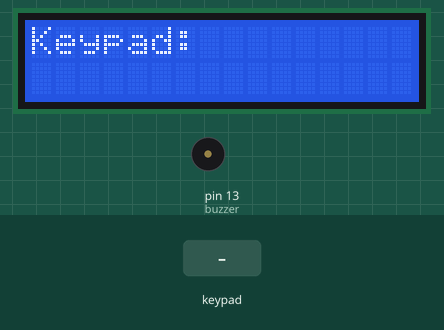
The sketch below on a simulated Arduino Uno, built with avr-gcc and run on an emulated ATmega328P. On the bench: 16×2 character LCD, buzzer (waves = sounding, pin HIGH). The inputs (shaded band) are chosen by the test bench.

Above: at 1.2 s.
1.3 s: keypad keys 1 3 9 7 # pressed 0.4 s apart
At 5.77 s:
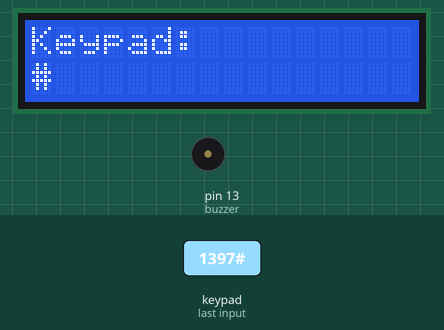
5.8 s: key 'A' pressed
At 6.7 s:
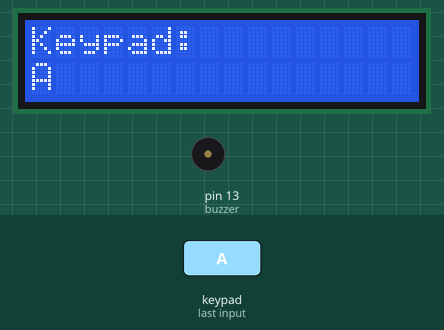
7.3 s: key 'B' pressed
At 8.2 s:
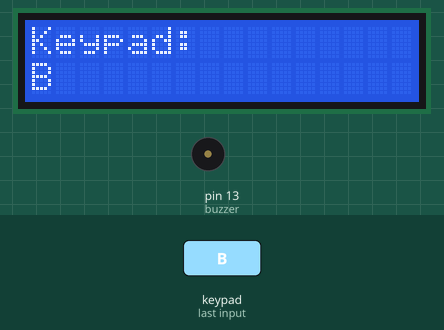
8.8 s: keypad keys 9 8 7 6 * pressed 0.4 s apart
At 11.7 s:
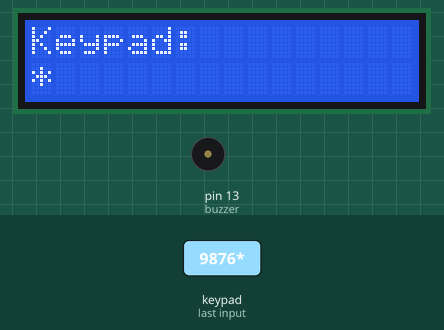
12.3 s: key 'C' pressed
At 13.1 s:
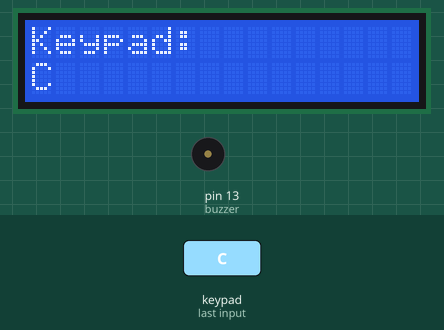
13.8 s: keypad keys 9 8 7 6 D pressed 0.4 s apart
At 14.0 s:
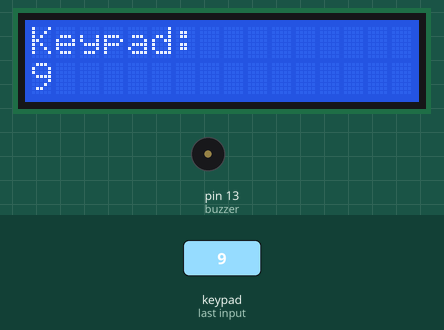
Timing chart, 0 to 16.8 s (numbered marks = the images above; inputs shaded):
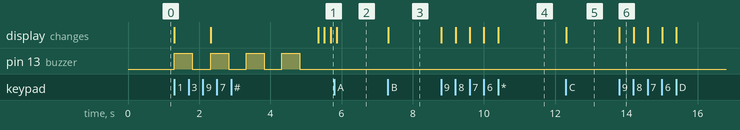

The sketch:

keypad_buzzer_control.ino
```cpp
#include <Keypad.h>
#include <LiquidCrystal.h>
#include<EEPROM.h>
LiquidCrystal lcd(12, 11, 5, 4, 3, 2);
const byte ROWS = 4;
const byte COLS = 4;
char hexakeys[ROWS][COLS] = {
  {'1','2','3','A'},
  {'4','5','6','B'},
  {'7','8','9','C'},
  {'*','0','#','D'},
};
byte rowPins[ROWS] = {A0,A1,A2,A3};
byte colPins[COLS] = {9, 8, 7, 6};
const int buzzer=13;

Keypad customKeypad = Keypad( makeKeymap(hexakeys), rowPins, colPins, ROWS, COLS);

void setup() {
  pinMode(buzzer, OUTPUT);
  digitalWrite(buzzer,LOW);
  lcd.begin(16,2);
  lcd.print("Keypad:");
  Serial.begin(9600);

}

void loop() {
  char customKey = customKeypad.getKey();
  lcd.setCursor(0,1);

  if (customKey != NO_KEY ) {
    lcd.print(customKey);
  }
  switch(customKey){
    case '1':
      kedip(1);
      break;
    case '2':
      kedip(2);
      break;
    case '3':
      kedip(3);
      break;
    case '4':
      kedip(4);
      break;
  }
}
void kedip(int jumlah){
  for(int i=1; i<=jumlah; i++){
    digitalWrite(buzzer,HIGH);
    delay(500);
    digitalWrite(buzzer,LOW);
    delay(500);
  }
}
```

Measured:
- after the input at 1.3 s, pin 13 (buzzer): alternates HIGH for 0.50 s and LOW for 0.50 s, starting at once; the display: first changes at once (image 1 shows a later state)
- after the input at 5.8 s, the display: changes after 0.06 s (image 2)
- after the input at 7.3 s, the display: changes at once (image 3)
- after the input at 8.8 s, the display: first changes at once (image 4 shows a later state)
- after the input at 12.3 s, the display: changes at once (image 5)
- after the input at 13.8 s, the display: changes at once (image 6)
